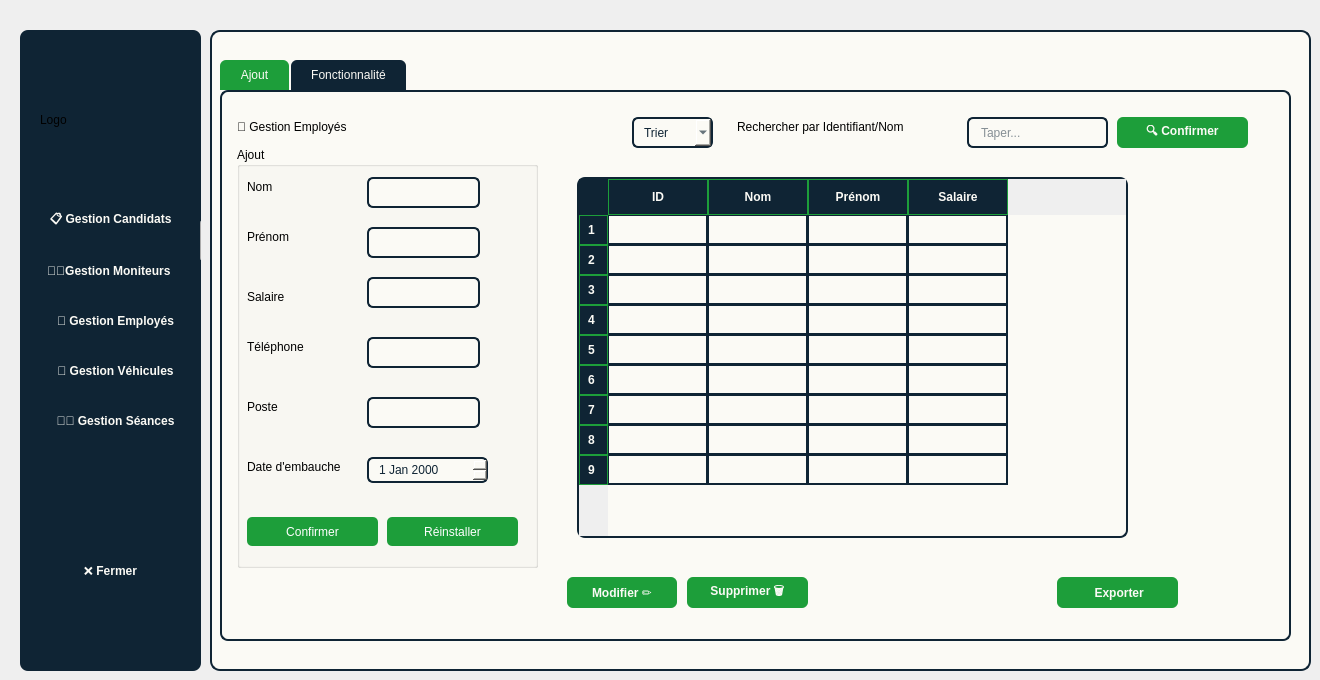
    <widget class="QWidget" name="page">
     <widget class="QFrame" name="barre_nav">
      <property name="geometry">
       <rect>
        <x>20</x>
        <y>30</y>
        <width>181</width>
        <height>641</height>
       </rect>
      </property>
      <property name="styleSheet">
       <string notr="true">#barre_nav {
    background-color: #0F2434;
    border-radius: 8px;
    padding: 5px;
}

#candidat_btn,
#vehicule_btn,
#moniteur_btn,
#seance_btn,
#emp_btn,
#fermer_btn {
    color: #FBFAF5;
    background-color: transparent;
    border: none;
    padding: 8px 15px;
    font-weight: bold;
}

#candidat_btn:hover,
#vehicule_btn:hover,
#moniteur_btn:hover,
#seance_btn:hover,
#emp_btn:hover,
#fermer_btn:hover {
    color: #1D9E3A;
}
</string>
      </property>
      <property name="frameShape">
       <enum>QFrame::Shape::StyledPanel</enum>
      </property>
      <property name="frameShadow">
       <enum>QFrame::Shadow::Raised</enum>
      </property>
      <widget class="QPushButton" name="candidat_btn">
       <property name="geometry">
        <rect>
         <x>0</x>
         <y>170</y>
         <width>181</width>
         <height>41</height>
        </rect>
       </property>
       <property name="text">
        <string>📋 Gestion Candidats</string>
       </property>
      </widget>
      <widget class="QPushButton" name="vehicule_btn">
       <property name="geometry">
        <rect>
         <x>0</x>
         <y>220</y>
         <width>181</width>
         <height>41</height>
        </rect>
       </property>
       <property name="text">
        <string>🧑‍💼Gestion Moniteurs </string>
       </property>
      </widget>
      <widget class="QPushButton" name="pushButton_3">
       <property name="geometry">
        <rect>
         <x>180</x>
         <y>190</y>
         <width>161</width>
         <height>41</height>
        </rect>
       </property>
       <property name="text">
        <string>Gestion des véhicules</string>
       </property>
      </widget>
      <widget class="QPushButton" name="moniteur_btn">
       <property name="geometry">
        <rect>
         <x>0</x>
         <y>270</y>
         <width>191</width>
         <height>41</height>
        </rect>
       </property>
       <property name="text">
        <string>💼 Gestion Employés</string>
       </property>
      </widget>
      <widget class="QPushButton" name="seance_btn">
       <property name="geometry">
        <rect>
         <x>10</x>
         <y>320</y>
         <width>171</width>
         <height>41</height>
        </rect>
       </property>
       <property name="text">
        <string>🚗 Gestion Véhicules</string>
       </property>
      </widget>
      <widget class="QPushButton" name="emp_btn">
       <property name="geometry">
        <rect>
         <x>0</x>
         <y>370</y>
         <width>191</width>
         <height>41</height>
        </rect>
       </property>
       <property name="text">
        <string>🧑‍🏫 Gestion Séances</string>
       </property>
      </widget>
      <widget class="QPushButton" name="fermer_btn">
       <property name="geometry">
        <rect>
         <x>10</x>
         <y>520</y>
         <width>161</width>
         <height>41</height>
        </rect>
       </property>
       <property name="text">
        <string>❌ Fermer</string>
       </property>
      </widget>
      <widget class="QLabel" name="img">
       <property name="geometry">
        <rect>
         <x>20</x>
         <y>80</y>
         <width>141</width>
         <height>20</height>
        </rect>
       </property>
       <property name="text">
        <string>Logo</string>
       </property>
      </widget>
     </widget>
     <widget class="QFrame" name="frame_gest">
      <property name="geometry">
       <rect>
        <x>210</x>
        <y>30</y>
        <width>1101</width>
        <height>641</height>
       </rect>
      </property>
      <property name="styleSheet">
       <string notr="true">#frame_gest {
    border: 2px solid #0F2434;
    border-radius: 10px;
    padding: 12px;
    background-color: #FBFAF5;
    box-shadow: 2px 2px 6px rgba(0,0,0,0.25);
}
</string>
      </property>
      <property name="frameShape">
       <enum>QFrame::Shape::StyledPanel</enum>
      </property>
      <property name="frameShadow">
       <enum>QFrame::Shadow::Raised</enum>
      </property>
      <widget class="QTabWidget" name="tab_widget_E">
       <property name="geometry">
        <rect>
         <x>10</x>
         <y>30</y>
         <width>1071</width>
         <height>581</height>
        </rect>
       </property>
       <property name="styleSheet">
        <string notr="true">#tab_widget_E {_E
    background-color: #FBFAF5;
    border: 2px solid #0F2434;
    border-radius: 8px;
}

#tab_widget_E::pane {
    border: 2px solid #0F2434;
    border-radius: 8px;
    padding: 5px;
    background-color: #FBFAF5;
}

#tab_widget_E QTabBar::tab {
    background-color: #0F2434;
    color: #FBFAF5;
    padding: 8px 20px;
    border-top-left-radius: 6px;
    border-top-right-radius: 6px;
    margin-right: 2px;
}

#tab_widget_E QTabBar::tab:selected {
    background-color: #1D9E3A;
    color: #FBFAF5;
}

#tab_widget_E QTabBar::tab:hover {
    background-color: #30AA2C;
    color: #FBFAF5;
}
</string>
       </property>
       <property name="currentIndex">
        <number>0</number>
       </property>
       <widget class="QWidget" name="tab">
        <attribute name="title">
         <string>Ajout</string>
        </attribute>
        <widget class="QGroupBox" name="groupBox">
         <property name="geometry">
          <rect>
           <x>10</x>
           <y>50</y>
           <width>301</width>
           <height>421</height>
          </rect>
         </property>
         <property name="styleSheet">
          <string notr="true">#nom,
#prenom,
#salaire,
#telephone,
#poste {
    border: 2px solid #0F2434;
    border-radius: 6px;
    padding: 6px 10px;
    background-color: #FBFAF5;
    selection-background-color: #1D9E3A;
    selection-color: #FBFAF5;
}

#nom:focus,
#prenom:focus,
#salaire:focus,
#telephone:focus,
#poste:focus {
    border: 2px solid #1D9E3A; /* Pigment green on focus */
}
</string>
         </property>
         <property name="title">
          <string>Ajout</string>
         </property>
         <widget class="QLabel" name="label_2">
          <property name="geometry">
           <rect>
            <x>10</x>
            <y>30</y>
            <width>71</width>
            <height>20</height>
           </rect>
          </property>
          <property name="styleSheet">
           <string notr="true">color: rgb(0, 0, 0);</string>
          </property>
          <property name="text">
           <string>Nom</string>
          </property>
         </widget>
         <widget class="QLabel" name="label_3">
          <property name="geometry">
           <rect>
            <x>10</x>
            <y>80</y>
            <width>61</width>
            <height>20</height>
           </rect>
          </property>
          <property name="styleSheet">
           <string notr="true">color: rgb(0, 0, 0);</string>
          </property>
          <property name="text">
           <string>Prénom</string>
          </property>
         </widget>
         <widget class="QLabel" name="label_4">
          <property name="geometry">
           <rect>
            <x>10</x>
            <y>250</y>
            <width>61</width>
            <height>20</height>
           </rect>
          </property>
          <property name="styleSheet">
           <string notr="true">color: rgb(0, 0, 0);</string>
          </property>
          <property name="text">
           <string>Poste</string>
          </property>
         </widget>
         <widget class="QLabel" name="label_5">
          <property name="geometry">
           <rect>
            <x>10</x>
            <y>140</y>
            <width>61</width>
            <height>20</height>
           </rect>
          </property>
          <property name="styleSheet">
           <string notr="true">color: rgb(0, 0, 0);</string>
          </property>
          <property name="text">
           <string>Salaire</string>
          </property>
         </widget>
         <widget class="QLabel" name="label_6">
          <property name="geometry">
           <rect>
            <x>10</x>
            <y>190</y>
            <width>81</width>
            <height>20</height>
           </rect>
          </property>
          <property name="styleSheet">
           <string notr="true">color: rgb(0, 0, 0);</string>
          </property>
          <property name="text">
           <string>Téléphone</string>
          </property>
         </widget>
         <widget class="QLabel" name="label_9">
          <property name="geometry">
           <rect>
            <x>10</x>
            <y>310</y>
            <width>121</width>
            <height>20</height>
           </rect>
          </property>
          <property name="styleSheet">
           <string notr="true">color: rgb(0, 0, 0);</string>
          </property>
          <property name="text">
           <string>Date d'embauche</string>
          </property>
         </widget>
         <widget class="QLineEdit" name="nom">
          <property name="geometry">
           <rect>
            <x>130</x>
            <y>30</y>
            <width>113</width>
            <height>31</height>
           </rect>
          </property>
          <property name="styleSheet">
           <string notr="true">#nom {
    border: 2px solid #0F2434;
    border-radius: 6px;
    padding: 5px 10px;
    background-color: #FBFAF5;
    color: #0F2434;
}</string>
          </property>
         </widget>
         <widget class="QLineEdit" name="prenom">
          <property name="geometry">
           <rect>
            <x>130</x>
            <y>80</y>
            <width>113</width>
            <height>31</height>
           </rect>
          </property>
          <property name="styleSheet">
           <string notr="true">#prenom{
    border: 2px solid #0F2434;
    border-radius: 6px;
    padding: 5px 10px;
    background-color: #FBFAF5;
    color: #0F2434;
}</string>
          </property>
         </widget>
         <widget class="QLineEdit" name="salaire">
          <property name="geometry">
           <rect>
            <x>130</x>
            <y>130</y>
            <width>113</width>
            <height>31</height>
           </rect>
          </property>
          <property name="styleSheet">
           <string notr="true">#salaire {
    border: 2px solid #0F2434;
    border-radius: 6px;
    padding: 5px 10px;
    background-color: #FBFAF5;
    color: #0F2434;
}</string>
          </property>
         </widget>
         <widget class="QLineEdit" name="telephone">
          <property name="geometry">
           <rect>
            <x>130</x>
            <y>190</y>
            <width>113</width>
            <height>31</height>
           </rect>
          </property>
          <property name="styleSheet">
           <string notr="true">
#telephone {
    border: 2px solid #0F2434;
    border-radius: 6px;
    padding: 5px 10px;
    background-color: #FBFAF5;
    color: #0F2434;
}</string>
          </property>
         </widget>
         <widget class="QLineEdit" name="poste">
          <property name="geometry">
           <rect>
            <x>130</x>
            <y>250</y>
            <width>113</width>
            <height>31</height>
           </rect>
          </property>
          <property name="styleSheet">
           <string notr="true">#poste {
    border: 2px solid #0F2434;
    border-radius: 6px;
    padding: 5px 10px;
    background-color: #FBFAF5;
    color: #0F2434;
}</string>
          </property>
         </widget>
         <widget class="QDateEdit" name="date_embauche">
          <property name="geometry">
           <rect>
            <x>130</x>
            <y>310</y>
            <width>121</width>
            <height>26</height>
           </rect>
          </property>
          <property name="styleSheet">
           <string notr="true">#date_embauche {
    border: 2px solid #0F2434;
    border-radius: 6px;
    padding: 4px 8px;
    background-color: #FBFAF5;
    color: #0F2434;
    selection-background-color: #1D9E3A;
    selection-color: #FBFAF5;
}

#date_rev:focus {
    border: 2px solid #1D9E3A;
}

#date_rev QAbstractItemView {
    background-color: #FBFAF5;
    selection-background-color: #1D9E3A;
    selection-color: #FBFAF5;
}
</string>
          </property>
         </widget>
         <widget class="QPushButton" name="confirmer_E">
          <property name="geometry">
           <rect>
            <x>10</x>
            <y>370</y>
            <width>131</width>
            <height>29</height>
           </rect>
          </property>
          <property name="styleSheet">
           <string notr="true">#confirmer_E {
    background-color: rgb(29, 158, 58); /* couleur normale */
    color: white;                       /* couleur du texte */
    border: none;
    padding: 5px 10px;
    border-radius: 5px;
}

#confirmer_E:pressed {
    background-color: #239539; /* couleur quand le bouton est cliqué */
}

</string>
          </property>
          <property name="text">
           <string>Confirmer</string>
          </property>
          <property name="icon">
           <iconset theme="QIcon::ThemeIcon::ContactNew"/>
          </property>
         </widget>
         <widget class="QPushButton" name="reinstaller_E">
          <property name="geometry">
           <rect>
            <x>150</x>
            <y>370</y>
            <width>131</width>
            <height>29</height>
           </rect>
          </property>
          <property name="styleSheet">
           <string notr="true">QPushButton {
    background-color: rgb(29, 158, 58); /* couleur normale */
    color: white;                       /* couleur du texte */
    border: none;
    padding: 5px 10px;
    border-radius: 5px;
}

QPushButton:pressed {
    background-color: #239539; /* couleur quand le bouton est cliqué */
}
</string>
          </property>
          <property name="text">
           <string>Réinstaller</string>
          </property>
          <property name="icon">
           <iconset theme="QIcon::ThemeIcon::EditClear"/>
          </property>
         </widget>
        </widget>
        <widget class="QLabel" name="label">
         <property name="geometry">
          <rect>
           <x>10</x>
           <y>20</y>
           <width>161</width>
           <height>20</height>
          </rect>
         </property>
         <property name="styleSheet">
          <string notr="true">color: rgb(0, 0, 0);</string>
         </property>
         <property name="text">
          <string>💼 Gestion Employés</string>
         </property>
        </widget>
        <widget class="QComboBox" name="trier_E">
         <property name="geometry">
          <rect>
           <x>405</x>
           <y>20</y>
           <width>81</width>
           <height>31</height>
          </rect>
         </property>
         <property name="styleSheet">
          <string notr="true">#trier_E {
    border: 2px solid #0F2434;
    border-radius: 6px;
    padding: 5px 10px;
    background-color: #FBFAF5;
    color: #0F2434;
}

#type QAbstractItemView {
    background-color: #FBFAF5;
    selection-background-color: #1D9E3A;
    selection-color: #FBFAF5;
}

#type:focus {
    border: 2px solid #1D9E3A;
}</string>
         </property>
         <item>
          <property name="text">
           <string>Trier</string>
          </property>
         </item>
         <item>
          <property name="text">
           <string>A</string>
          </property>
         </item>
         <item>
          <property name="text">
           <string>B</string>
          </property>
         </item>
         <item>
          <property name="text">
           <string>C</string>
          </property>
         </item>
         <item>
          <property name="text">
           <string>D</string>
          </property>
         </item>
         <item>
          <property name="text">
           <string>E</string>
          </property>
         </item>
         <item>
          <property name="text">
           <string>F</string>
          </property>
         </item>
         <item>
          <property name="text">
           <string>G</string>
          </property>
         </item>
         <item>
          <property name="text">
           <string>H</string>
          </property>
         </item>
         <item>
          <property name="text">
           <string>I</string>
          </property>
         </item>
         <item>
          <property name="text">
           <string>J</string>
          </property>
         </item>
         <item>
          <property name="text">
           <string>K</string>
          </property>
         </item>
         <item>
          <property name="text">
           <string>L</string>
          </property>
         </item>
         <item>
          <property name="text">
           <string>M</string>
          </property>
         </item>
         <item>
          <property name="text">
           <string>N</string>
          </property>
         </item>
         <item>
          <property name="text">
           <string>O</string>
          </property>
         </item>
         <item>
          <property name="text">
           <string>P</string>
          </property>
         </item>
         <item>
          <property name="text">
           <string>Q</string>
          </property>
         </item>
         <item>
          <property name="text">
           <string>R</string>
          </property>
         </item>
         <item>
          <property name="text">
           <string>S</string>
          </property>
         </item>
         <item>
          <property name="text">
           <string>T</string>
          </property>
         </item>
         <item>
          <property name="text">
           <string>U</string>
          </property>
         </item>
         <item>
          <property name="text">
           <string>V</string>
          </property>
         </item>
         <item>
          <property name="text">
           <string>W</string>
          </property>
         </item>
         <item>
          <property name="text">
           <string>X</string>
          </property>
         </item>
         <item>
          <property name="text">
           <string>Y</string>
          </property>
         </item>
         <item>
          <property name="text">
           <string>Z</string>
          </property>
         </item>
        </widget>
        <widget class="QLineEdit" name="taper_E">
         <property name="geometry">
          <rect>
           <x>740</x>
           <y>20</y>
           <width>141</width>
           <height>31</height>
          </rect>
         </property>
         <property name="styleSheet">
          <string notr="true">#taper_E {
    border: 2px solid #0F2434;
    border-radius: 6px;
    padding: 6px 10px;
    background-color: #FBFAF5;
    color: #0F2434;
    selection-background-color: #1D9E3A;
    selection-color: #FBFAF5;
}

#taper_E:focus {
    border: 2px solid #1D9E3A;
}
</string>
         </property>
         <property name="placeholderText">
          <string>Taper...</string>
         </property>
        </widget>
        <widget class="QLabel" name="label_7">
         <property name="geometry">
          <rect>
           <x>510</x>
           <y>20</y>
           <width>211</width>
           <height>20</height>
          </rect>
         </property>
         <property name="styleSheet">
          <string notr="true">color: rgb(0, 0, 0);</string>
         </property>
         <property name="text">
          <string>Rechercher par Identifiant/Nom</string>
         </property>
        </widget>
        <widget class="QPushButton" name="supp_E">
         <property name="geometry">
          <rect>
           <x>460</x>
           <y>480</y>
           <width>121</width>
           <height>31</height>
          </rect>
         </property>
         <property name="styleSheet">
          <string notr="true">#supp_E {
    background-color: #1D9E3A;
    color: #FBFAF5;
    border: none;
    border-radius: 6px;
    padding: 8px 18px;
    font-weight: bold;
}

#supp_E:hover {
    background-color: #30AA2C;
}

#supp_E:pressed {
    background-color: #239539;
}
</string>
         </property>
         <property name="text">
          <string>Supprimer 🗑️</string>
         </property>
        </widget>
        <widget class="QPushButton" name="expo_tab_E">
         <property name="geometry">
          <rect>
           <x>830</x>
           <y>480</y>
           <width>121</width>
           <height>31</height>
          </rect>
         </property>
         <property name="styleSheet">
          <string notr="true">#expo_tab_E{
    background-color: #1D9E3A;
    color: #FBFAF5;
    border: none;
    border-radius: 6px;
    padding: 8px 18px;
    font-weight: bold;
}

#expo_tab_E:hover {
    background-color: #30AA2C;
}

#expo_tab_E:pressed {
    background-color: #239539;
}
</string>
         </property>
         <property name="text">
          <string> Exporter</string>
         </property>
         <property name="icon">
          <iconset>
           <normaloff>:/res2/img/excel.png</normaloff>:/res2/img/excel.png</iconset>
         </property>
        </widget>
        <widget class="QPushButton" name="conf_rech_E">
         <property name="geometry">
          <rect>
           <x>890</x>
           <y>20</y>
           <width>131</width>
           <height>31</height>
          </rect>
         </property>
         <property name="styleSheet">
          <string notr="true">#conf_rech_E{
    background-color: #1D9E3A;
    color: #FBFAF5;
    border: none;
    border-radius: 6px;
    padding: 8px 18px;
    font-weight: bold;
}

#conf_rech_E:hover {
    background-color: #30AA2C;
}

#conf_rech_E:pressed {
    background-color: #239539;
}
</string>
         </property>
         <property name="text">
          <string>🔍 Confirmer</string>
         </property>
        </widget>
        <widget class="QPushButton" name="modifier_E">
         <property name="geometry">
          <rect>
           <x>340</x>
           <y>480</y>
           <width>110</width>
           <height>31</height>
          </rect>
         </property>
         <property name="styleSheet">
          <string notr="true">#modifier_E {
    background-color: #1D9E3A;
    color: #FBFAF5;
    border: none;
    border-radius: 6px;
    padding: 8px 18px;
    font-weight: bold;
}

#modifier_E:hover {
    background-color: #30AA2C;
}

#modifier_E:pressed {
    background-color: #239539;
}
</string>
         </property>
         <property name="text">
          <string>Modifier ✏️</string>
         </property>
        </widget>
        <widget class="QTableWidget" name="tab_employes">
         <property name="geometry">
          <rect>
           <x>350</x>
           <y>80</y>
           <width>551</width>
           <height>361</height>
          </rect>
         </property>
         <property name="styleSheet">
          <string notr="true">/* Main table styling */
#tab_employes {
    background-color: #FBFAF5;
    border-radius: 8px;
    border: 2px solid #0F2434;
    gridline-color: #0F2434;
    alternate-background-color: #E8E8E8;
}

/* Table header styling - make columns visible */
#tab_employes QHeaderView::section {
    background-color: #0F2434;
    color: #FBFAF5;
    padding: 8px;
    border: 1px solid #1D9E3A;
    font-weight: bold;
    font-size: 12px;
}

/* Table items/cells styling */
#tab_employes::item {
    border: 1px solid #0F2434;
    padding: 8px;
    color: #0F2434;
}

/* Make sure text is visible in cells */
#tab_employes::item {
    color: #0F2434;
    background-color: #FBFAF5;
}

/* Alternate row coloring */
#tab_employes::item:alternate {
    background-color: #F0F0F0;
}

/* Hover effect on rows */
#tab_employes::item:hover {
    background-color: #E0E0E0;
    color: #0F2434;
}

/* Selected row styling */
#tab_employes::item:selected {
    background-color: #0F2434;
    color: #FBFAF5;
}

/* Ensure the table view itself has proper borders */
#tab_employes QTableView {
    gridline-color: #0F2434;
    border: 2px solid #0F2434;
}

/* Corner button styling */
#tab_employes QTableCornerButton::section {
    background-color: #0F2434;
    border: 1px solid #0F2434;
}</string>
         </property>
         <row/>
         <row/>
         <row/>
         <row/>
         <row/>
         <row/>
         <row/>
         <row/>
         <row/>
         <column>
          <property name="text">
           <string>ID</string>
          </property>
         </column>
         <column>
          <property name="text">
           <string>Nom</string>
          </property>
         </column>
         <column>
          <property name="text">
           <string>Prénom</string>
          </property>
         </column>
         <column>
          <property name="text">
           <string>Salaire</string>
          </property>
         </column>
        </widget>
       </widget>
       <widget class="QWidget" name="tab_2">
        <attribute name="title">
         <string>Fonctionnalité</string>
        </attribute>
        <widget class="QTabWidget" name="tab_widget2_E">
         <property name="geometry">
          <rect>
           <x>10</x>
           <y>20</y>
           <width>1021</width>
           <height>471</height>
          </rect>
         </property>
         <property name="styleSheet">
          <string notr="true">#tab_widget2_E {
    background-color: #FBFAF5;
    border: 2px solid #0F2434;
    border-radius: 8px;
}

#tab_widget2_E::pane {
    border: 2px solid #0F2434;
    border-radius: 8px;
    padding: 5px;
    background-color: #FBFAF5;
}

#tab_widget2_E QTabBar::tab {
    background-color: #0F2434;
    color: #FBFAF5;
    padding: 8px 20px;
    border-top-left-radius: 6px;
    border-top-right-radius: 6px;
    margin-right: 2px;
}

#tab_widget2_E QTabBar::tab:selected {
    background-color: #1D9E3A;
    color: #FBFAF5;
}

#tab_widget2_E QTabBar::tab:hover {
    background-color: #30AA2C;
    color: #FBFAF5;
}
</string>
         </property>
         <property name="currentIndex">
          <number>0</number>
         </property>
         <widget class="QWidget" name="tab_3">
          <attribute name="title">
           <string>Statistique</string>
          </attribute>
          <widget class="QComboBox" name="selon_stat_E">
           <property name="geometry">
            <rect>
             <x>860</x>
             <y>40</y>
             <width>100</width>
             <height>40</height>
            </rect>
           </property>
           <property name="styleSheet">
            <string notr="true">#selon_stat_E {
    border: 2px solid #0F2434;
    border-radius: 6px;
    padding: 4px 8px;
    background-color: #FBFAF5;
    color: #0F2434;
}

#selon_stat_E:focus {
    border: 2px solid #1D9E3A;
}

#selon_stat_E QAbstractItemView {
    background-color: #FBFAF5;
    selection-background-color: #1D9E3A;
    selection-color: #FBFAF5;
}</string>
           </property>
           <item>
            <property name="text">
             <string>Selon</string>
            </property>
           </item>
           <item>
            <property name="text">
             <string>Age</string>
            </property>
           </item>
           <item>
            <property name="text">
             <string>Nivaeu permis</string>
            </property>
           </item>
          </widget>
         </widget>
        </widget>
       </widget>
      </widget>
     </widget>
    </widget>
